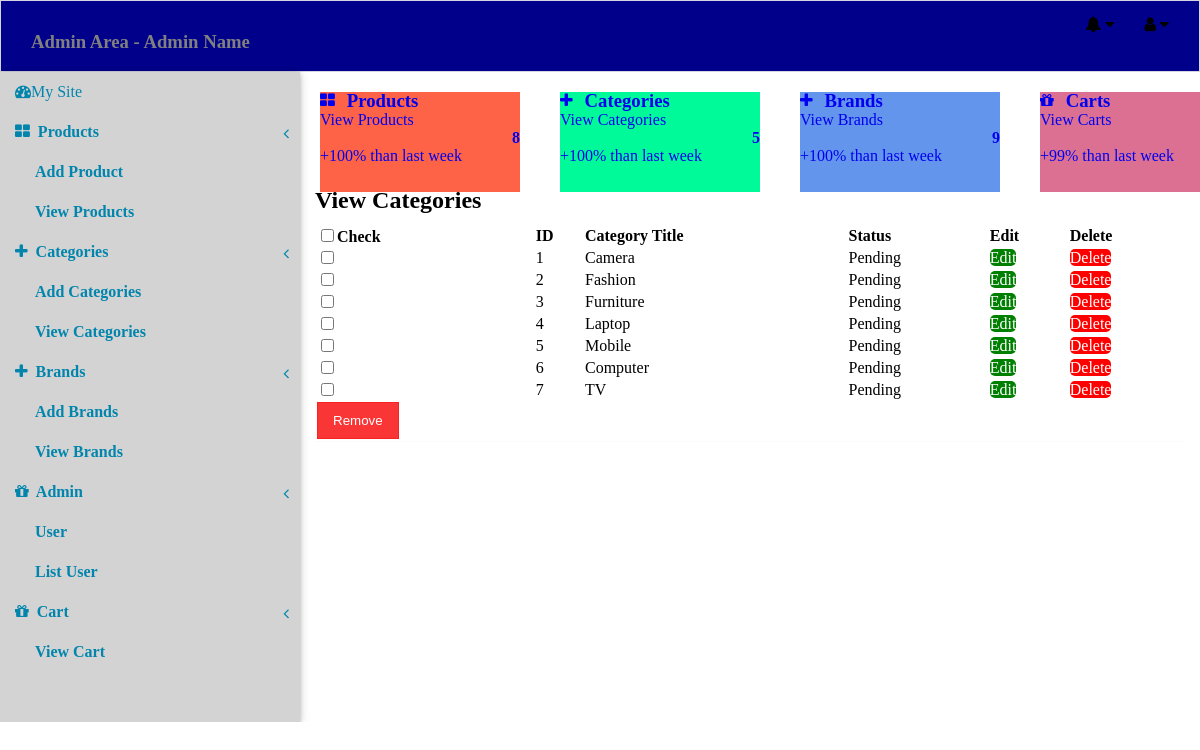
Page /admin_area/index.php?action=view_cat on the committed database.
### tables this page shows
CREATE TABLE `categories` (
  `cat_id` int(11) NOT NULL,
  `cat_title` varchar(20) NOT NULL,
  `visible` int(1) NOT NULL DEFAULT 0
);

### admin_area/includes/view_category.php (the view, shortened to what this page needs)
<div class="view_product_box">
<h2>View Categories</h2>
<div class="border_bottom">
    <form action="" metho="post" enctype="multipart/form-data" >
        <table width="100%">
            <thead>
                <tr>
                    <th><input type="checkbox" id="CheckAll" />Check</th>
                    <th>ID</th>
                    <th>Category Title</th>
                    <th>Status</th>
                    <th>Edit</th>
                    <th>Delete</th>
                </tr>
            </thead>
            <?php $all_categories = mysqli_query($con,"select * from categories order by cat_id DESC");
            $i = 1;
            while($row=mysqli_fetch_array($all_categories)){
            ?>
            <tbody>
                <tr>
                    <td><input type="checkbox" name="deleteAll[]" value="<?php echo $row['cat_id'];?>"/></td>
                    <td><?php echo $i ;?></td>
                    <td><?php echo $row['cat_title'] ?></td>
                    <td>
                        <?php
                        if($row['visible'] == 1){
                            echo "Approved";
                        }else{
                            echo "Pending";
                        }
                        ?>
                    </td>
                    <td><a style="background:green; width:35px; border-radius:5px; height:25px; color:white; text-decoration:none;" href="index.php?action=edit_cat&cat_id =<?php echo $row['cat_id'];?>">Edit</a></td>
                    <td><a style="background:red; width:35px; border-radius:5px; height:25px; color:white; text-decoration:none;" href="index.php?action=view_cat&delete_cat =<?php echo $row['cat_id'];?>">Delete</a></td>
                </tr>
            </tbody>
            <?php $i++ ;}?>
            <tr>
                <td>
                    <input type="submit" class="checkall" name="delete_all" value="Remove">
                </td>
            </tr>
        </table>
    </form>
</div>
</div>

### admin_area/styles/style.css (style rules this page uses)
html, body, div, span, applet, object, iframe, h1, h2, h3, h4, h5, h6, p, blockquote, pre, a, abbr, acronym, address, big, cite, code, del, dfn, em, img, ins, kbd, q, s, samp, small, strike, strong, sub, sup, tt, var, b, u, i, center, dl, dt, dd, ol, ul, li, fieldset, form, label, legend, table, caption, tbody, tfoot, thead, tr, th, td, article, aside, canvas, details, embed, figure, figcaption, footer, header, hgroup, menu, nav, output, ruby, section, summary, time, mark, audio, video { margin: 0; padding: 0; border: 0; }
.border_bottom { border-bottom: 0.01px solid rgba(0,0,0,0.02); margin: 10px 0; }
.view_product_box th, .view_product_box td { text-align: left; }
.checkall { padding: 10px 15px; background: rgba(250, 32,32,0.9); border: 0.01px solid rgba(250, 32,32,0.9); color: white; }

### rows in the picture
categories: cat_title "Camera", visible "Pending"
categories: cat_title "Fashion", visible "Pending"
categories: cat_title "Furniture", visible "Pending"
categories: cat_title "Laptop", visible "Pending"
categories: cat_title "Mobile", visible "Pending"
categories: cat_title "Computer", visible "Pending"
categories: cat_title "TV", visible "Pending", $row['cat_id'] 3 (drawn)
